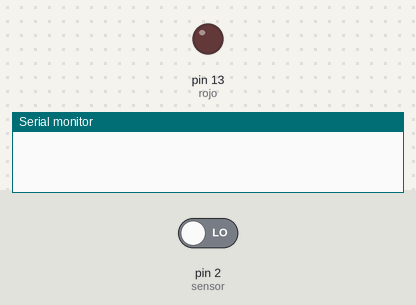
A sketch run on a simulated Arduino Uno, built with avr-gcc and run on an emulated ATmega328P. Shown: output pins drawn as LEDs (lit = HIGH), the last lines printed to the serial monitor. Dashed ring = blinking. The inputs (shaded band) are chosen by the test bench; at power-on: pin 2 (sensor) LOW.

Above: at 1.2 s.
1.3 s: pin 2 (sensor) driven HIGH
At 2.7 s:
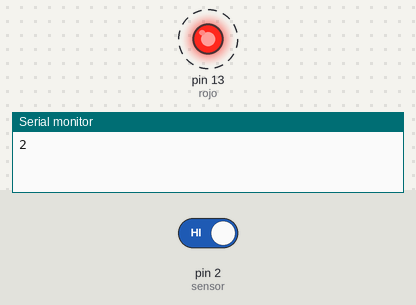
4.3 s: pin 2 (sensor) driven LOW
At 5.1 s:
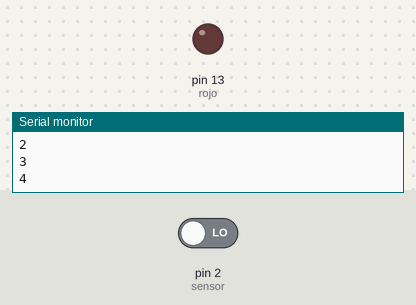
Timing chart, 0 to 7.3 s (numbered marks = the images above; inputs shaded):
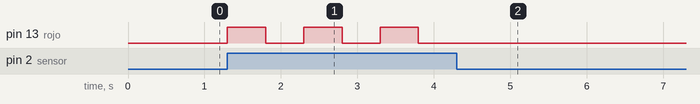

Measured:
- after the input at 1.3 s, pin 13 (rojo): alternates HIGH for 0.50 s and LOW for 0.50 s, starting at once
- after the input at 4.3 s, pin 13 (rojo): stops changing and stays LOW

The sketch:

tp_2_8.ino
```cpp
#define rojo 13
#define sensor 2
int n = 1;
void setup()
{
  Serial.begin(9600);
  pinMode(rojo, OUTPUT);
  pinMode(sensor, INPUT);
}

void loop()
{
  if (digitalRead(sensor)==HIGH){
    if(n <=10){
    	n++;
      	digitalWrite(rojo,HIGH);
      	delay(500);
    	}
      else{
      n=1;
      delay(500);
    }
    digitalWrite(rojo,LOW);
    Serial.println(n);
    delay(500);
    }
  }
```
